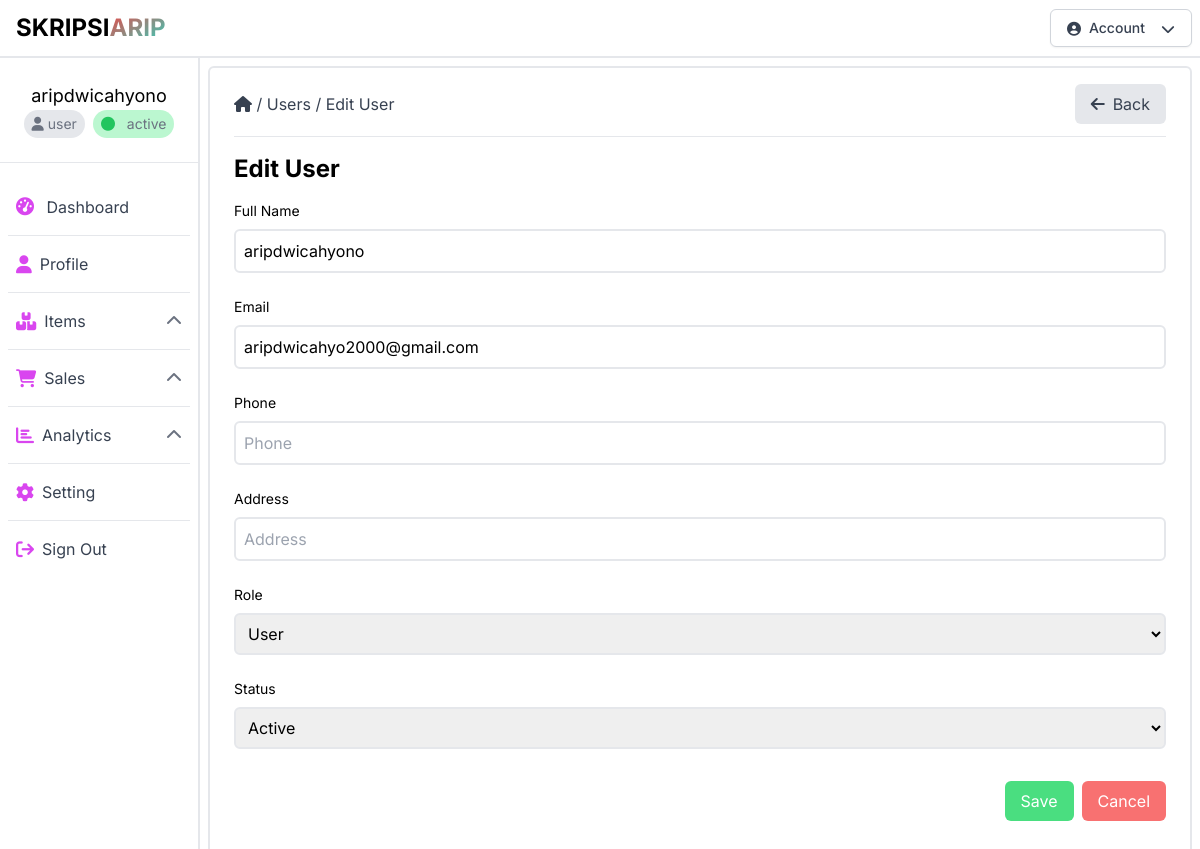
The app's page /edit_user.php?id=3 (signed in) with its own data.
### tables this page shows
CREATE TABLE `users` (
  `id` int(11) NOT NULL,
  `fullname` varchar(128) NOT NULL,
  `email` varchar(256) NOT NULL,
  `password` varchar(256) NOT NULL,
  `phone` varchar(16) DEFAULT NULL,
  `address` varchar(16) DEFAULT NULL,
  `photo` varchar(128) DEFAULT NULL,
  `role` varchar(128) NOT NULL,
  `status` varchar(32) NOT NULL,
  `created_at` datetime NOT NULL,
  `updated_at` datetime NOT NULL
);

### public/edit_user.php (the view, shortened to what this page needs)
<?php
require_once('config.php');
$id = $_GET['id'];
$sql = "SELECT * FROM users WHERE id = $id";
$query = mysqli_query($conn, $sql);
if(mysqli_num_rows($query) > 0){
    $row = mysqli_fetch_assoc($query);
    $fullname_old = $row["fullname"];
    $email_old = $row["email"];
    $phone_old = $row["phone"];
    $address_old = $row["address"];
    $role_old = $row["role"];
    $status_old = $row["status"];
}else{
    echo "Error fetching data: " . mysqli_error($conn);
}
?>
<!DOCTYPE html>
<html lang="id">
<head>
    <link rel="stylesheet" href="css/output.css">
    <link rel="stylesheet" href="https://cdnjs.cloudflare.com/ajax/libs/font-awesome/6.4.0/css/all.min.css"
 />
</head>
<body class="font-inter">
    <header class="bg-white w-full border-b-2 border-gray-200">
        <?php
            require("components/navbar.php");
        ?>
    </header>
    <div class="container-fluid mx-auto h-auto">
        <div class="flex">
            <?php
                require("components/sidebar.php");
            ?>
            <div class="w-10/12 h-[calc(100vh-3.5rem)] p-2">
                <div class="w-full h-auto border-2 border-gray-200 rounded-md py-4 px-6">
                    <div class="flex items-center gap-2 mb-3 justify-between">
                        <div>
                            <a href="dashboard.php" class="text-gray-700 hover:text-gray-950"><i class="fas fa-home"></i></a>
                            <span class="text-gray-700">/</span>
                            <a href="users.php" class="text-gray-700 hover:text-gray-950">Users</a>
                            <span class="text-gray-700">/</span>
                            <a href="edit_user.php?id=<?php echo $id; ?>" class="text-gray-700 hover:text-gray-950">Edit
                                User</a>
                        </div>
                        <button class="flex flex-row justify-center items-center bg-gray-200 hover:bg-gray-300 rounded-md px-4 py-2 text-gray-700 space-x-2" onclick="window.history.back();">
                            <i class="fas fa-arrow-left"></i>
                            <span>Back</span>
                        </button>
                    </div>
                    <hr>
                    <div class="flex flex-col gap-4 mt-4 mb-16">
                        <div class="flex flex-col gap-2">
                            <div class="flex flex-row items-center justify-between">
                                <div class="flex flex-row items-center gap-2">
                                    <h1 class="text-2xl font-bold">Edit User</h1>
                                </div>
                            </div>
                            <div class="flex flex-col gap-4">
                                <form action="edit_user.php?id=<?php echo $id; ?>" method="POST"
                                    class="flex flex-col gap-4">
                                    <div class="flex flex-col gap-2 mt-2">
                                        <label for="fullname" class="text-sm">Full Name</label>
                                        <input type="text" name="fullname" id="fullname"
                                            class="border-2 border-gray-200 rounded-md p-2" placeholder="Full name"
                                            value="<?php echo isset($_POST["fullname"]) ? $_POST["fullname"] : $fullname_old; ?>">
                                    </div>
                                    <div class="flex flex-col gap-2 mt-2">
                                        <label for="email" class="text-sm">Email</label>
                                        <input type="email" name="email" id="email"
                                            class="border-2 border-gray-200 rounded-md p-2" placeholder="Email"
                                            value="<?php echo isset($_POST["email"]) ? $_POST["email"] : $email_old; ?>">
                                    </div>
                                    <div class="flex flex-col gap-2 mt-2">
                                        <label for="phone" class="text-sm">Phone</label>
                                        <input type="text" name="phone" id="phone"
                                            class="border-2 border-gray-200 rounded-md p-2" placeholder="Phone"
                                            value="<?php echo isset($_POST["phone"]) ? $_POST["phone"] : $phone_old; ?>">
                                    </div>
                                    <div class="flex flex-col gap-2 mt-2">
                                        <label for="address" class="text-sm">Address</label>
                                        <input type="text" name="address" id="address"
                                            class="border-2 border-gray-200 rounded-md p-2" placeholder="Address"
                                            value="<?php echo isset($_POST["address"]) ? $_POST["address"] : $address_old; ?>">
                                    </div>
                                    <div class="flex flex-col gap-2 mt-2">
                                        <label for="role" class="text-sm">Role</label>
                                        <select name="role" id="role"
                                            class="border-2 border-gray-200 rounded-md p-2">
                                            <option value="user" <?php if($role_old == 'user') echo 'selected'; ?>>User</option>
                                        </select>
                                    </div>
                                    <div class="flex flex-col gap-2 mt-2">
                                        <label for="status" class="text-sm">Status</label>
                                        <select name="status" id="status"
                                            class="border-2 border-gray-200 rounded-md p-2">
                                            <option value="active" <?php if($status_old == 'active') echo 'selected'; ?>>Active</option>
                                        </select>
                                    </div>
                                    <div class="flex flex-row items-center justify-end gap-2 mt-4">
                                        <input type="submit"
                                            class="bg-green-400 hover:bg-green-600 text-white px-4 py-2 rounded-md"
                                            name="submit" value="Save">
                                        <a href="users.php"
                                            class="bg-red-400 hover:bg-red-600 text-white px-4 py-2 rounded-md">Cancel</a>
                                    </div>
                                </form>
                            </div>
                        </div>
                    </div>
                </div>
            </div>
        </div>
    </body>
</html>

### records on screen
users: fullname "aripdwicahyono", email "aripdwicahyo2000@gmail.com", role "User", status "Active"

### other values on screen
$_SESSION["fullname"] "aripdwicahyono"
$_SESSION["role"] "user"
$_SESSION["status"] "active"
